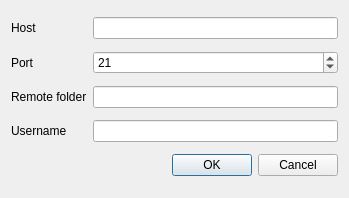
<?xml version="1.0" encoding="UTF-8"?>
<ui version="4.0">
 <class>FtpConfiguration</class>
 <widget class="QDialog" name="FtpConfiguration">
  <property name="geometry">
   <rect>
    <x>0</x>
    <y>0</y>
    <width>349</width>
    <height>198</height>
   </rect>
  </property>
  <property name="windowTitle">
   <string>FTP Settings</string>
  </property>
  <property name="windowIcon">
   <iconset>
    <normaloff>:/plugins/qgis2web/icons/qgis2web.png</normaloff>:/plugins/qgis2web/icons/qgis2web.png</iconset>
  </property>
  <layout class="QGridLayout" name="gridLayout">
   <item row="0" column="1">
    <widget class="QLineEdit" name="hostLineEdit"/>
   </item>
   <item row="3" column="1">
    <widget class="QLineEdit" name="usernameLineEdit"/>
   </item>
   <item row="3" column="0">
    <widget class="QLabel" name="label_2">
     <property name="text">
      <string>Username</string>
     </property>
    </widget>
   </item>
   <item row="0" column="0">
    <widget class="QLabel" name="label">
     <property name="text">
      <string>Host</string>
     </property>
    </widget>
   </item>
   <item row="1" column="0">
    <widget class="QLabel" name="label_3">
     <property name="text">
      <string>Port</string>
     </property>
    </widget>
   </item>
   <item row="1" column="1">
    <widget class="QSpinBox" name="portSpinBox">
     <property name="maximum">
      <number>65535</number>
     </property>
     <property name="value">
      <number>21</number>
     </property>
    </widget>
   </item>
   <item row="4" column="0" colspan="2">
    <widget class="QDialogButtonBox" name="buttonBox">
     <property name="standardButtons">
      <set>QDialogButtonBox::Cancel|QDialogButtonBox::Ok</set>
     </property>
    </widget>
   </item>
   <item row="2" column="1">
    <widget class="QLineEdit" name="folderLineEdit"/>
   </item>
   <item row="2" column="0">
    <widget class="QLabel" name="label_4">
     <property name="text">
      <string>Remote folder</string>
     </property>
    </widget>
   </item>
  </layout>
 </widget>
 <tabstops>
  <tabstop>hostLineEdit</tabstop>
  <tabstop>portSpinBox</tabstop>
  <tabstop>folderLineEdit</tabstop>
  <tabstop>usernameLineEdit</tabstop>
 </tabstops>
 <resources/>
 <connections>
  <connection>
   <sender>buttonBox</sender>
   <signal>accepted()</signal>
   <receiver>FtpConfiguration</receiver>
   <slot>accept()</slot>
   <hints>
    <hint type="sourcelabel">
     <x>151</x>
     <y>125</y>
    </hint>
    <hint type="destinationlabel">
     <x>151</x>
     <y>75</y>
    </hint>
   </hints>
  </connection>
  <connection>
   <sender>buttonBox</sender>
   <signal>rejected()</signal>
   <receiver>FtpConfiguration</receiver>
   <slot>reject()</slot>
   <hints>
    <hint type="sourcelabel">
     <x>151</x>
     <y>125</y>
    </hint>
    <hint type="destinationlabel">
     <x>151</x>
     <y>75</y>
    </hint>
   </hints>
  </connection>
 </connections>
</ui>
